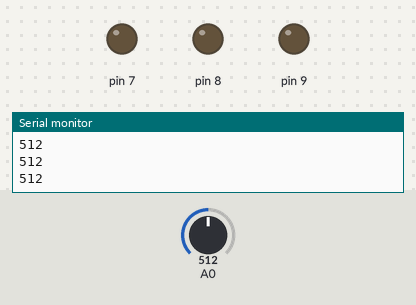
Simulated run of this sketch. Board: Arduino Uno, built with avr-gcc and run on an emulated ATmega328P. On the bench: output pins drawn as LEDs (lit = HIGH), the last lines printed to the serial monitor. Inputs (shaded band) come from the test bench; at power-on: A0 = 512.

Above: at 1.2 s.
1.3 s: A0 set to 108
2.8 s: A0 set to 89
At 4.0 s:
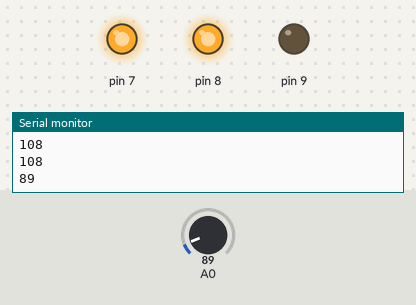
Timing chart, 0 to 5.8 s (numbered marks = the images above; inputs shaded):
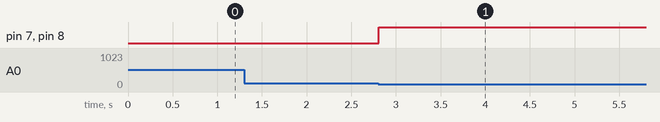

The sketch:

code.ino
```cpp
// C++ code
//
int soil_sensor = 0;

int soil_moisture_sensor = 0;

int lastwatertime = 0;

int currenttime = 0;

int soilmoisture = 0;

int counter = 0;

void setup()
{
  pinMode(A0, INPUT);
  Serial.begin(9600);
  pinMode(7, OUTPUT);
  pinMode(8, OUTPUT);
  pinMode(9, OUTPUT);
}

void loop()
{
  soil_moisture_sensor = analogRead(A0);
  Serial.println(soil_moisture_sensor);
  if (soil_moisture_sensor < 100) {
    digitalWrite(7, HIGH);
    digitalWrite(8, HIGH);
    digitalWrite(9, LOW);
    delay(10000); // Wait for 10000 millisecond(s)
    digitalWrite(7, LOW);
    digitalWrite(8, LOW);
    digitalWrite(9, HIGH);
  }
}
```

Measured:
- the behaviour switches between 100 and 99 on A0 (found by bisection; images 0 and 1)
- after the input at 2.8 s, pin 7, pin 8: LOW → HIGH at once
